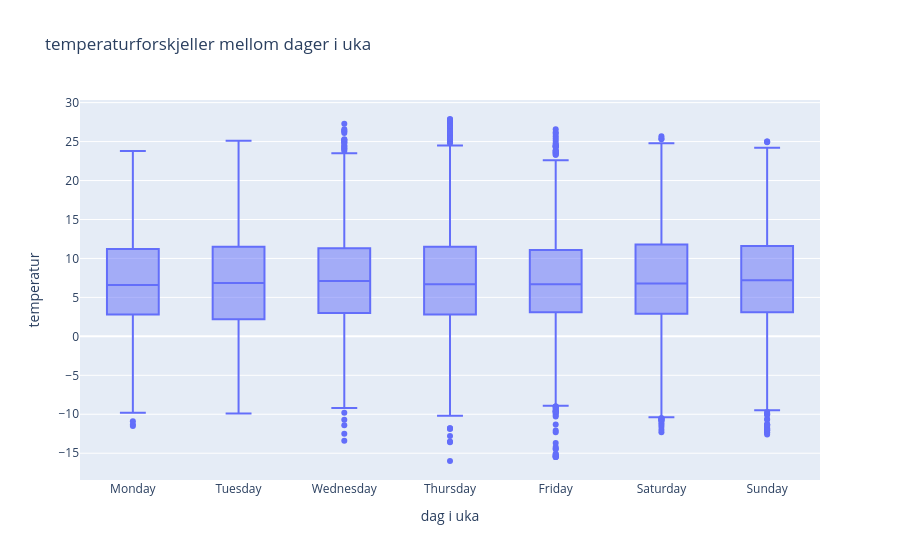

The notebook cell this image was saved under:
### Code cell
# visualiserer om været varierer særlig mellom dager i uka via boxplot
weather_df["day_of_week"] = weather_df["timestamp"].dt.day_name()

fig = px.box(weather_df, x="day_of_week", y="temperature", title="temperaturforskjeller mellom dager i uka")
fig.update_layout(xaxis_title="dag i uka", yaxis_title="temperatur")
fig.show()

### Figure 1 — Plotly figure (JSON) as saved in the notebook; plotly's stock layout.template omitted (floating-point values rounded to 4 significant figures; data arrays with more than 128 entries replaced by an {"elided": "..."} marker saying what was removed)
{"data": [{"alignmentgroup": "True", "hovertemplate": "day_of_week=%{x}<br>temperature=%{y}<extra></extra>", "legendgroup": "", "marker": {"color": "#636efa"}, "name": "", "notched": false, "offsetgroup": "", "orientation": "v", "showlegend": false, "type": "box", "x": {"elided": "11707 str values"}, "x0": " ", "xaxis": "x", "y": {"elided": "11707 float values"}, "y0": " ", "yaxis": "y"}], "layout": {"boxmode": "group", "legend": {"tracegroupgap": 0}, "title": {"text": "temperaturforskjeller mellom dager i uka"}, "xaxis": {"anchor": "y", "domain": [0, 1], "title": {"text": "dag i uka"}}, "yaxis": {"anchor": "x", "domain": [0, 1], "title": {"text": "temperatur"}}}}
